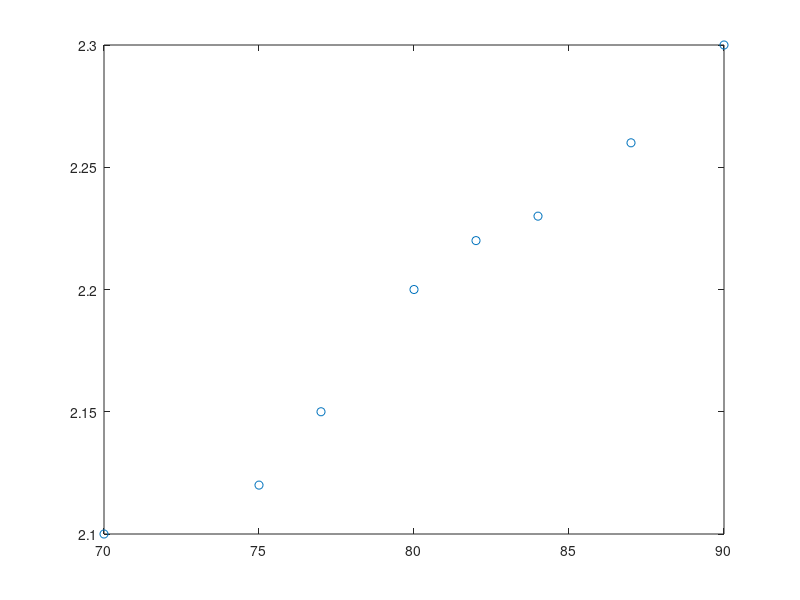

Reproduce this figure in MATLAB. (Note: this script raises an error after producing the figure.)
% Vettori di x e y su cui eseguire i minimi quadrati
x = [70 75 77 80 82 84 87 90]; % [70 - 90]
y = [2.10 2.12 2.15 2.20 2.22 2.23 2.26 2.30];% [2.10 - 2.30]

% plotto i dati ed estrapolo i coefficienti della retta
plot(x, y, 'o');
hold on

% coefficienti della retta
x_dat = myls(x, y, 2);

%retta
f = @(x)x_dat(2).*x +x_dat(1);

%plotting della retta
fplot(f, [70 90]);

% dati modificati in cui aggiungo 95 kg
% x_1 = [70 75 77 80 82 84 87 90 95];% [70 - 95]
%y_1 = [2.10 2.12 2.15 2.20 2.22 2.23 2.26 2.30 2.35];% [2.10 - 2.35]

% plot(x_1, y_1, 'o');
% hold on

% plotto i nuovi dati e verifico la buona rappresentazione 
% x_dat = myls(x_1, y_1, 2);
% f = @(x)x_dat(2).*x +x_dat(1);

% plotting della nuova retta
% fplot(f, [70 95]);